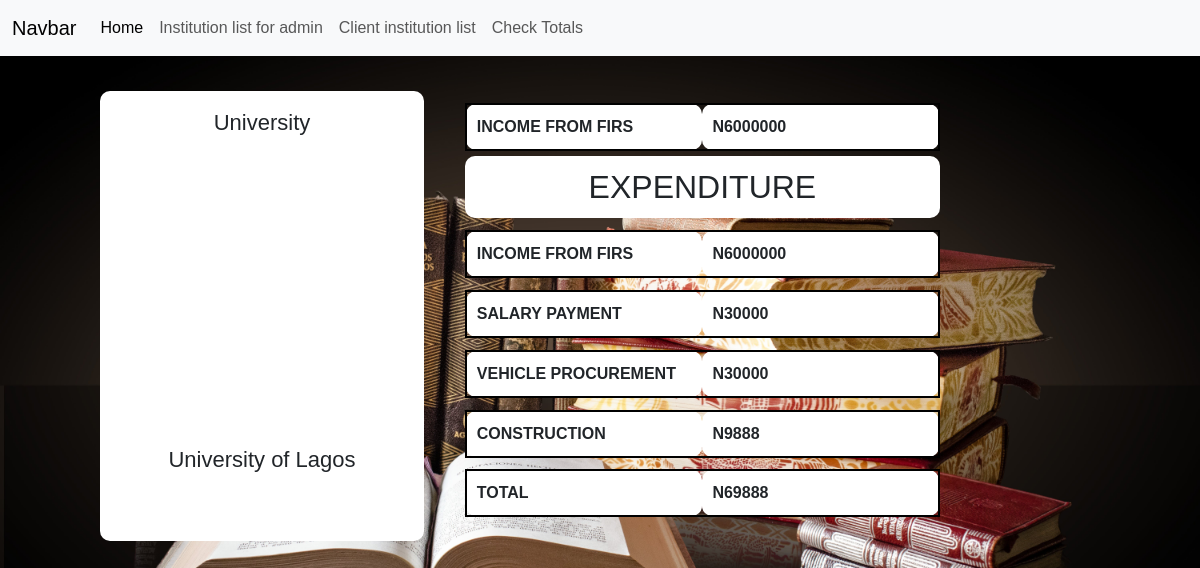
The app's page /details/University of Lagos with its own data.
### tracker/models.py (models this page shows, shortened)
class BaseModel(models.Model):
    created_at = models.DateTimeField(default=timezone.now, editable=False)
    class Meta:
        abstract = True

class Institutions(BaseModel):
    name = models.CharField(max_length=200)
    institution = models.CharField(max_length=200)
    income = models.IntegerField(blank=True,null=True)
    salary_payment = models.IntegerField(blank=True,null=True)
    vehicle_procurement = models.IntegerField(blank=True,null=True)
    construction = models.IntegerField(blank=True,null=True)
    total = models.IntegerField(blank=True,null=True)

### tracker/views.py (the view)
# urls.py: path('details/<str:name>',views.details, name='details'),
def details(request, name):
    data = get_object_or_404(Institutions, name=name)
    return render(request, 'details.html', {'data': data})

### tracker/templates/details.html
{% extends 'base.html' %}
{% load static %}
{% block content %}
<div class="container1" style="display: flex;">
   <div class="inst_holder">
       <div class="inst"><p>{{ data.institution }}</p></div>
       <div class="img_wrapper"></div>
       <div class="name"><p>{{ data.name }}</p></div>
   </div>
    <div class="info">
        <table>
        <tr>
        <th class="th">INCOME FROM FIRS </th>
            <th class="th"> N{{ data.income }}</th>
        </tr>
        </table>
        <h2>EXPENDITURE</h2>
        <table>
        <tr>
        <th class="th">INCOME FROM FIRS </th>
            <th class="th"> N{{ data.income }}</th>
        </tr>
        </table>
        <table>
        <tr>
        <th class="th">SALARY PAYMENT </th>
            <th class="th">N{{ data.salary_payment }}</th>
        </tr>
        </table>
        <table>
        <tr>
        <th class="th">VEHICLE PROCUREMENT</th>
            <th class="th"> N{{ data.vehicle_procurement }}</th>
        </tr>
        </table>
        <table>
        <tr>
        <th class="th">CONSTRUCTION</th>
            <th class="th">N{{ data.construction }}</th>
        </tr>
        </table>
        <table>
        <tr>
        <th class="th">TOTAL</th>
            <th class="th">N{{ data.total }}</th>
        </tr>
        </table>
    </div>
</div>
{% endblock %}

### tracker/static/style.css (style rules this page uses)
body { height: 100vh; width: 100%; background-size: cover; background-position: center; padding: 0; margin: 0; box-sizing: border-box; font-family: helvetica; }
.container1 { width: 90%; height: 80vh; margin-left: 5%; margin-top: 2%; background: transparent; }
.inst_holder p { font-weight:300; font-size:22px; padding:10px; }
.inst_holder { width: 30%; height: 450px; background-color: white; margin-left: 40px; margin-top: 1%; float: left; text-align: center; border-radius:10px; }
.info { height: 400px; width: 55%; margin-left: 1%; margin-top: 1%; float: left; }
.info h2 { text-align: center; margin-left: 30px; margin-top:5px; width: 80%; padding: 12px; background-color: white; border-radius:10px; }
.info table { margin-left: 30px; width: 80%; border-radius:10px; }
.info table th { width: 50%; }
.th { width:50%; background-color:white; border-radius:10px; }
.inst { width: 100%; height: 60px; padding:5px; }
.img_wrapper { width: 100%; height: 280px; }
.name { width: 100%; height: 80px; padding:2px; }
table { padding: 20px; margin-left: 37%; margin-top: 2%; border: 2px solid black; }
th { width: 200px; padding: 10px; }

### records on screen
Institutions: institution "University", name "University of Lagos", income "6000000", salary_payment "30000", vehicle_procurement "30000", construction "9888", total "69888"
